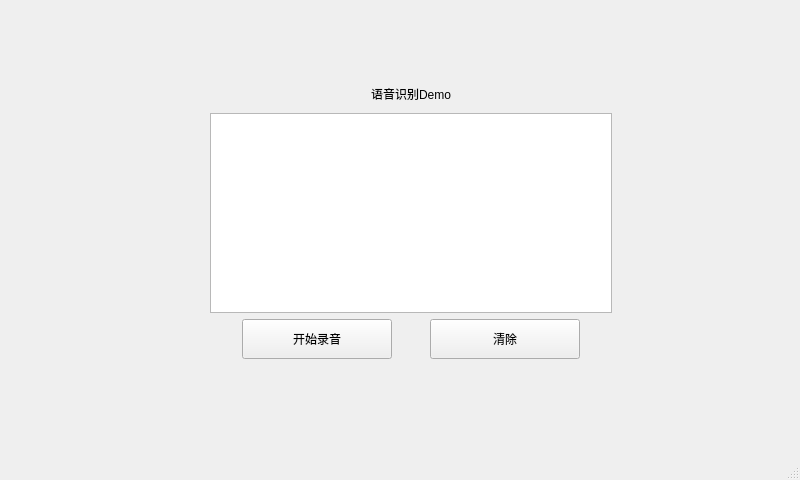
<?xml version="1.0" encoding="UTF-8"?>
<ui version="4.0">
 <class>MainWindow</class>
 <widget class="QMainWindow" name="MainWindow">
  <property name="geometry">
   <rect>
    <x>0</x>
    <y>0</y>
    <width>800</width>
    <height>480</height>
   </rect>
  </property>
  <property name="windowTitle">
   <string>MainWindow</string>
  </property>
  <widget class="QWidget" name="centralwidget">
   <widget class="QWidget" name="layoutWidget">
    <property name="geometry">
     <rect>
      <x>210</x>
      <y>80</y>
      <width>402</width>
      <height>279</height>
     </rect>
    </property>
    <layout class="QVBoxLayout" name="verticalLayout">
     <item>
      <widget class="QLabel" name="label">
       <property name="text">
        <string>语音识别Demo</string>
       </property>
       <property name="textFormat">
        <enum>Qt::PlainText</enum>
       </property>
       <property name="alignment">
        <set>Qt::AlignCenter</set>
       </property>
      </widget>
     </item>
     <item>
      <widget class="QTextEdit" name="textEdit">
       <property name="sizePolicy">
        <sizepolicy hsizetype="Minimum" vsizetype="Minimum">
         <horstretch>0</horstretch>
         <verstretch>0</verstretch>
        </sizepolicy>
       </property>
       <property name="minimumSize">
        <size>
         <width>400</width>
         <height>200</height>
        </size>
       </property>
      </widget>
     </item>
     <item>
      <layout class="QHBoxLayout" name="horizontalLayout">
       <item>
        <widget class="QPushButton" name="pushButton">
         <property name="enabled">
          <bool>true</bool>
         </property>
         <property name="sizePolicy">
          <sizepolicy hsizetype="Fixed" vsizetype="Fixed">
           <horstretch>0</horstretch>
           <verstretch>0</verstretch>
          </sizepolicy>
         </property>
         <property name="minimumSize">
          <size>
           <width>150</width>
           <height>40</height>
          </size>
         </property>
         <property name="text">
          <string>开始录音</string>
         </property>
        </widget>
       </item>
       <item>
        <widget class="QPushButton" name="clear">
         <property name="sizePolicy">
          <sizepolicy hsizetype="Fixed" vsizetype="Fixed">
           <horstretch>0</horstretch>
           <verstretch>0</verstretch>
          </sizepolicy>
         </property>
         <property name="minimumSize">
          <size>
           <width>150</width>
           <height>40</height>
          </size>
         </property>
         <property name="text">
          <string>清除</string>
         </property>
        </widget>
       </item>
      </layout>
     </item>
    </layout>
   </widget>
  </widget>
  <widget class="QMenuBar" name="menubar">
   <property name="geometry">
    <rect>
     <x>0</x>
     <y>0</y>
     <width>800</width>
     <height>28</height>
    </rect>
   </property>
  </widget>
  <widget class="QStatusBar" name="statusbar"/>
 </widget>
 <resources/>
 <connections/>
</ui>
